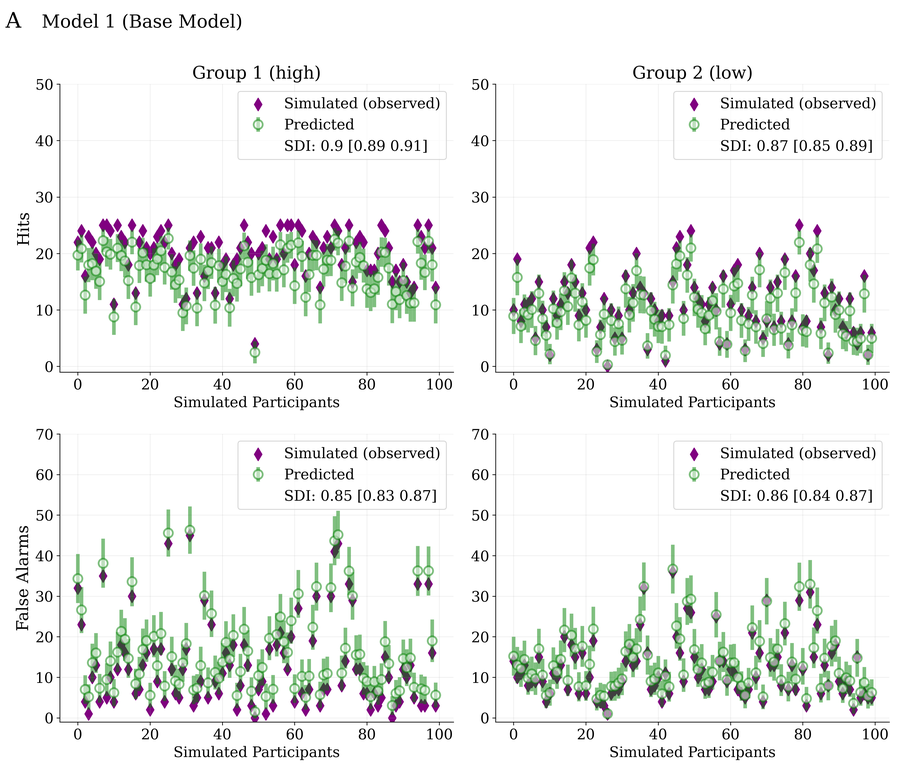
#> input picture posterior_predictions/mod1_posterior_predictives.png, 907 x 778 px, shrunk from 4200 x 3600 before the run, found by its file name
$ python combine_figures.py
#> lines starting #> are read from the running program, lines starting #| are printed output that depends on the picture
# -*- coding: utf-8 -*-
from PIL import Image
import matplotlib.pyplot as plt

plots = ["mod1_posterior_predictives.png",
         "mod2_posterior_predictives.png"]

im1,im2 = [Image.open(plots[i]) for i in range(len(plots))]
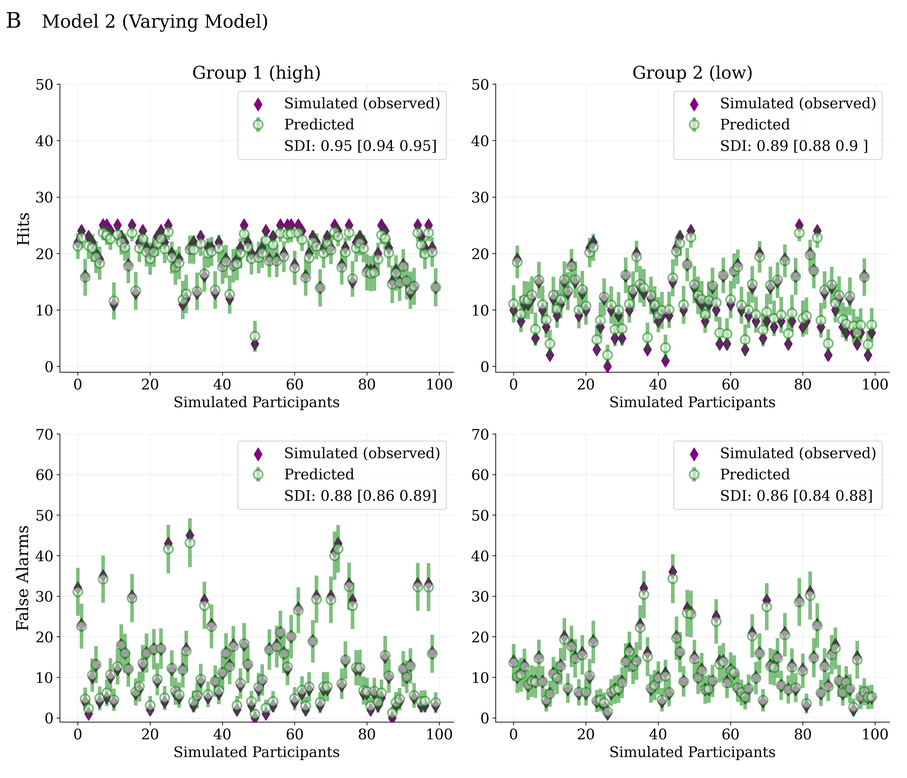
#> input picture posterior_predictions/mod2_posterior_predictives.png, 907 x 778 px, shrunk from 4200 x 3600 before the run, found by its file name
#> im1 is the input picture: PIL image 907x778 RGBA; mean R, G, B, A 236.2, 238.9, 236.2, 255
#> im2 is the input picture: PIL image 907x778 RGBA; mean R, G, B, A 237.7, 241, 237.7, 255

dst = Image.new('RGB', (im1.width*2+500 , im1.height), color=(255,255,255))
#> dst: PIL image 2314x778 RGB; every value is 255

dst.paste(im1, (0, 0))
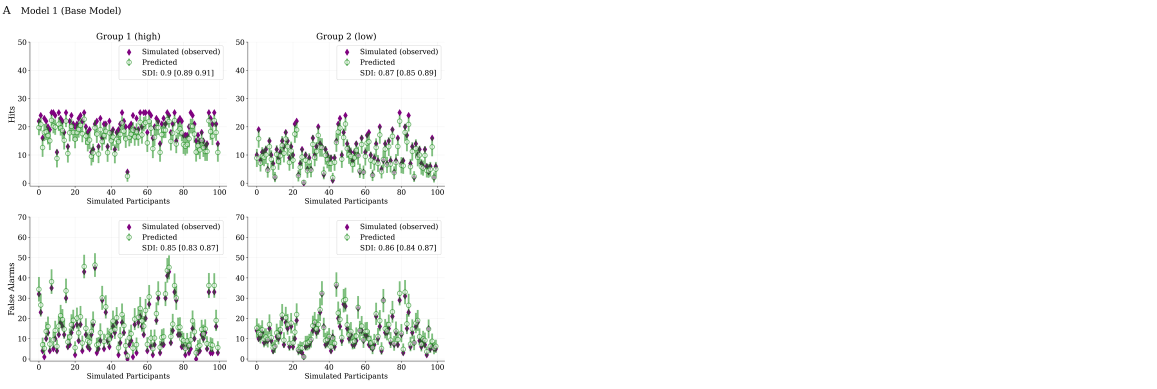
#> dst: PIL image 2314x778 RGB (shown at 1/2 size); mean R, G, B 247.6, 248.7, 247.6
dst.paste(im2, (im1.width+500, 0))
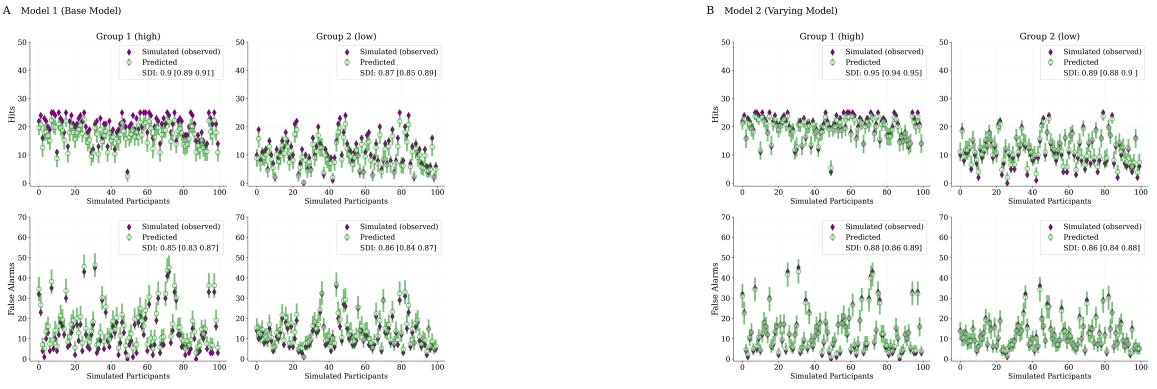
#> dst: PIL image 2314x778 RGB (shown at 1/2 size); mean R, G, B 240.8, 243.2, 240.8

dst.save("prediction_plots.png")

dst.save("BMR-2024-18-04 prediction_plots.pdf")
